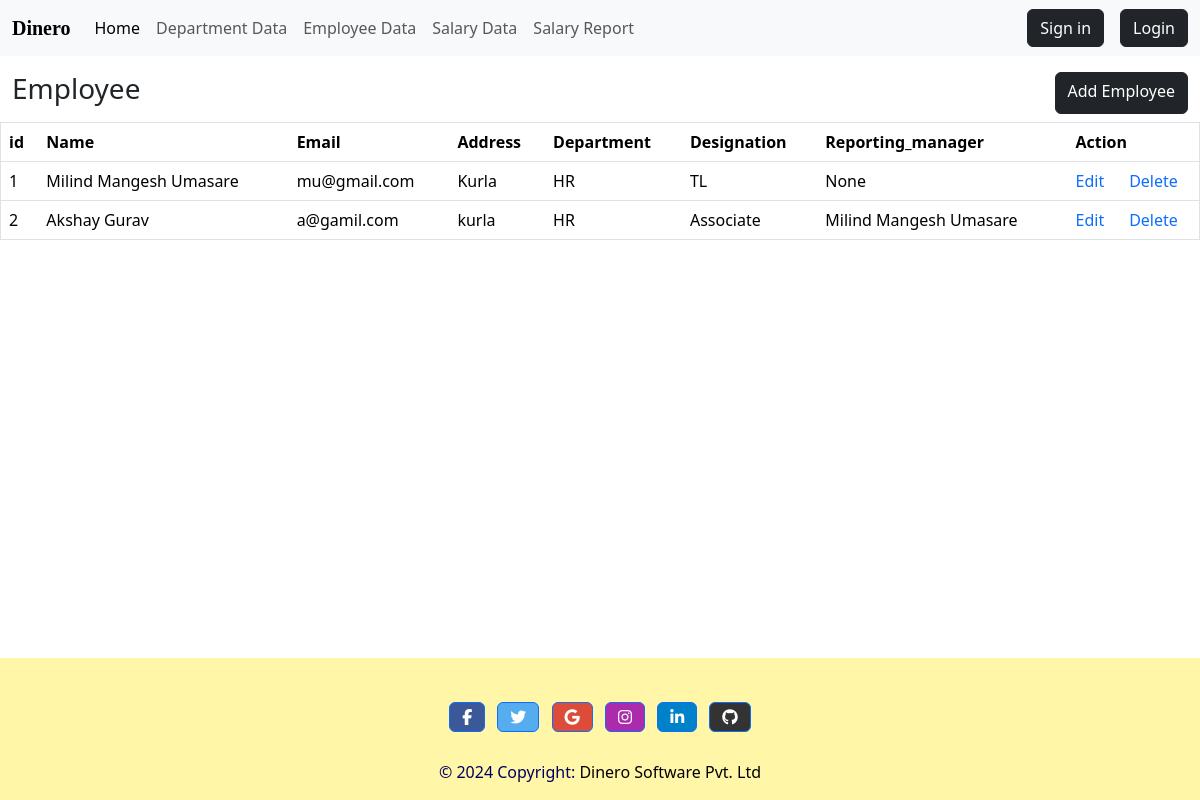
The app's page /e_list with its own data.
### eapp/models.py (models this page shows)
class Employee(models.Model):
    DESIGNATION_CHOICES = [
        ('Associate', 'Associate'),
        ('TL', 'Team Lead'),
        ('Manager', 'Manager'),
    ]
    name = models.CharField(max_length=255)
    email = models.EmailField()
    address = models.TextField()
    designation = models.CharField(max_length=10, choices=DESIGNATION_CHOICES)
    department = models.ForeignKey(Department, on_delete=models.CASCADE)
    reporting_manager = models.ForeignKey('self', on_delete=models.SET_NULL , null=True, blank=True)
    def __str__(self):
        return self.name

class Department(models.Model):
    name = models.CharField(max_length=255)
    floor = models.IntegerField()
    def __str__(self):
        return self.name

### eapp/views.py (the view)
# urls.py: path('e_list',v.e_list,name='e_list'),
def e_list(request):
    d=Employee.objects.all()
    context={'data':d}
    return render(request,'e_list.html',context)

### eapp/templates/e_list.html
{% extends 'base.html' %}
{% block body %}
<div class="container-fluid d-flex justify-content-between mt-3">
    <h3>Employee</h3>
    <a class="btn btn-dark ms-3" href="{% url 'add_employee' %}">Add Employee</a>
</div>
<table class="table mt-2" border="1">
    <thead>
        <tr>
            <th>id</th>
            <th>Name</th>
            <th>Email</th>
            <th>Address</th>
            <th>Department</th>
            <th>Designation</th>
            <th>Reporting_manager</th>
            <th colspan="2">Action</th>
        </tr>
    </thead>
    <tbody>
        {% for i in data %}
    <tr>
        <td>{{ i.id }}</td>
        <td>{{ i.name}}</td>
        <td>{{ i.email}}</td>
        <td>{{ i.address}}</td>
        <td>{{ i.department}}</td>
        <td>{{ i.designation}}</td>
        <td>{{ i.reporting_manager}}</td>
        <td><a href="{% url 'edit_e' i.id %}">Edit</a></td>
        <td><a href="{% url 'delete_e' i.id %}">Delete</a></td>
    </tr>
    {%endfor%}
</tbody>
</table>
{% endblock body %}

### eapp/templates/base.html (shortened to what this page needs)
{% load static %}
<head>
    <link rel="stylesheet" href="{% static 'css/bmin.css' %}">
    <link rel="stylesheet" href="https://cdnjs.cloudflare.com/ajax/libs/font-awesome/6.5.1/css/all.min.css"
 />
</head>
<nav class="navbar navbar-expand-lg bg-body-tertiary">
    <div class="container-fluid">
      <a class="navbar-brand" style="font-family: Georgia, 'Times New Roman', Times, serif;font-weight: bolder;" href="/">Dinero</a>
      <div class="collapse navbar-collapse" id="navbarSupportedContent">
        <ul class="navbar-nav me-auto mb-2 mb-lg-0">
          <li class="nav-item">
            <a class="nav-link active" aria-current="page" href="/">Home</a>
          </li>
          <li class="nav-item">
            <a class="nav-link" href="{% url 'd_list' %}">Department Data</a>
          </li>
          <li class="nav-item">
            <a class="nav-link" href="{% url 'e_list' %}">Employee Data</a>
          </li>
          <li class="nav-item">
            <a class="nav-link" href="{% url 's_list' %}">Salary Data</a>
          </li>
          <li class="nav-item">
            <a class="nav-link" href="{% url 'department_salary_costs' %}">Salary Report</a>
          </li>
        </ul>
        <div class="d-flex">
            <a class="btn btn-dark ms-3" href="{% url 'register' %}">Sign in</a>
            <a class="btn btn-dark ms-3" href="{% url 'login' %}">Login</a>
        </div>
      </div>
    </div>
  </nav>
  {% block body %}
  {% endblock body %}
  <footer class="mt-auto">
    <div class="text-center p-3" style="background-color: rgb(255, 246, 168);">
      <div class="container p-4 pb-0">
        <section class="mb-4">
          <a
            class="btn btn-primary btn-floating m-1"
            style="background-color: #3b5998;"
            href="#!"
            role="button"
            ><i class="fab fa-facebook-f"></i
          ></a>
          <a
            class="btn btn-primary btn-floating m-1"
            style="background-color: #55acee;"
            href="#!"
            role="button"
            ><i class="fab fa-twitter"></i
          ></a>
          <a
            class="btn btn-primary btn-floating m-1"
            style="background-color: #dd4b39;"
            href="#!"
            role="button"
            ><i class="fab fa-google"></i
          ></a>
          <a
            class="btn btn-primary btn-floating m-1"
            style="background-color: #ac2bac;"
            href="#!"
            role="button"
            ><i class="fab fa-instagram"></i
          ></a>
          <a
            class="btn btn-primary btn-floating m-1"
            style="background-color: #0082ca;"
            href="#!"
            role="button"
            ><i class="fab fa-linkedin-in"></i
          ></a>
          <a
            class="btn btn-primary btn-floating m-1"
            style="background-color: #333333;"
            href="#!"
            role="button"
            ><i class="fab fa-github"></i
          ></a>
        </section>
      </div>
      <span style="color: #02005c;">© 2024 Copyright:</span>
      <a class="text-black" href="">Dinero Software Pvt. Ltd</a>
    </div>
   </footer>

### eapp/templates/base.html (style rules this page uses)
a { text-decoration: none; font-weight: 500; }

### records on screen
Employee: id "1", name "Milind Mangesh Umasare", email "mu@gmail.com", address "Kurla", department "HR", designation "TL", reporting_manager "None"
Employee: id "2", name "Akshay Gurav", email "a@gamil.com", address "kurla", department "HR", designation "Associate", reporting_manager "Milind Mangesh Umasare"
